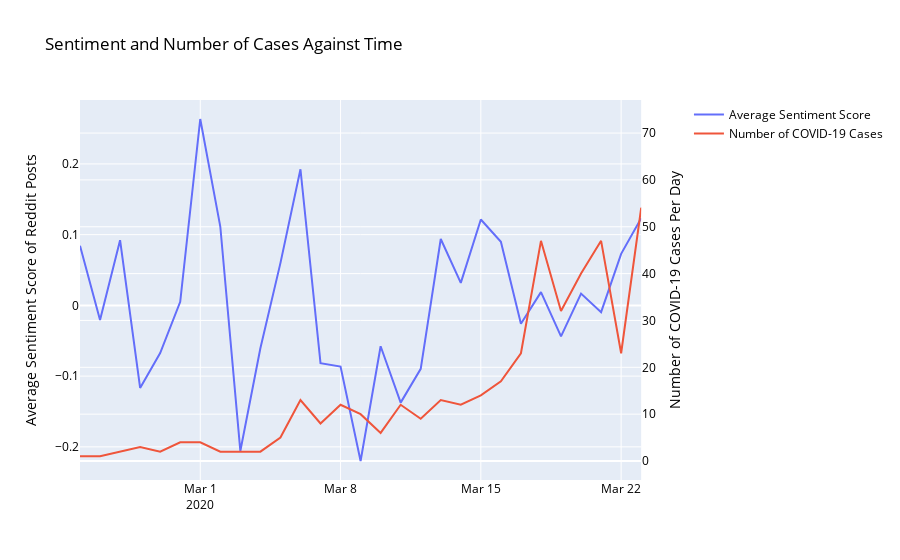

Here is the notebook cell this chart was saved with:
### Code cell
# Plot average sentiment and number of cases (dual axis) over time

# Create figure with secondary y-axis
fig3 = make_subplots(specs=[[{"secondary_y": True}]])

# Add traces
fig3.add_trace(
    go.Scatter(x=average_sentiment_perday['date'], y=average_sentiment_perday['sentiment_score'], name="Average Sentiment Score"),
    secondary_y=False,
)
fig3.add_trace(
    go.Scatter(x=num_cases['date'], y=num_cases['cases'], name="Number of COVID-19 Cases"),
    secondary_y=True,
)

# Add figure title
fig3.update_layout(
    title_text="Sentiment and Number of Cases Against Time"
)

# Set x-axis title
# fig.update_xaxes(title_text="xaxis title")

# Set y-axes titles
fig3.update_yaxes(title_text="Average Sentiment Score of Reddit Posts", secondary_y=False)
fig3.update_yaxes(title_text="Number of COVID-19 Cases Per Day", secondary_y=True)

# Set date range
fig3.update_layout(xaxis_range=['2020-02-24','2020-03-23'],
                    font=dict(
#                         family="Courier New, monospace",
#                         size=14,
                        color="#000"
                        )
                    )
                  
fig3.show()

### Figure 1 — Plotly figure (JSON) as saved in the notebook; plotly's stock layout.template omitted (floating-point values rounded to 4 significant figures)
{"data": [{"name": "Average Sentiment Score", "type": "scatter", "x": ["2020-02-24T00:00:00", "2020-02-25T00:00:00", "2020-02-26T00:00:00", "2020-02-27T00:00:00", "2020-02-28T00:00:00", "2020-02-29T00:00:00", "2020-03-01T00:00:00", "2020-03-02T00:00:00", "2020-03-03T00:00:00", "2020-03-04T00:00:00", "2020-03-05T00:00:00", "2020-03-06T00:00:00", "2020-03-07T00:00:00", "2020-03-08T00:00:00", "2020-03-09T00:00:00", "2020-03-10T00:00:00", "2020-03-11T00:00:00", "2020-03-12T00:00:00", "2020-03-13T00:00:00", "2020-03-14T00:00:00", "2020-03-15T00:00:00", "2020-03-16T00:00:00", "2020-03-17T00:00:00", "2020-03-18T00:00:00", "2020-03-19T00:00:00", "2020-03-20T00:00:00", "2020-03-21T00:00:00", "2020-03-22T00:00:00", "2020-03-23T00:00:00"], "xaxis": "x", "y": [0.08429, -0.0208, 0.09211, -0.1167, -0.06741, 0.005129, 0.2635, 0.1115, -0.2058, -0.06059, 0.05976, 0.1925, -0.08163, -0.08653, -0.22, -0.05779, -0.1375, -0.08971, 0.09387, 0.03178, 0.1215, 0.08999, -0.02593, 0.0187, -0.04383, 0.01665, -0.009622, 0.07285, 0.1233], "yaxis": "y"}, {"name": "Number of COVID-19 Cases", "type": "scatter", "x": ["2020-01-23T00:00:00", "2020-01-24T00:00:00", "2020-01-25T00:00:00", "2020-01-26T00:00:00", "2020-01-27T00:00:00", "2020-01-28T00:00:00", "2020-01-29T00:00:00", "2020-01-30T00:00:00", "2020-01-31T00:00:00", "2020-02-01T00:00:00", "2020-02-02T00:00:00", "2020-02-03T00:00:00", "2020-02-04T00:00:00", "2020-02-05T00:00:00", "2020-02-06T00:00:00", "2020-02-07T00:00:00", "2020-02-08T00:00:00", "2020-02-09T00:00:00", "2020-02-10T00:00:00", "2020-02-11T00:00:00", "2020-02-12T00:00:00", "2020-02-13T00:00:00", "2020-02-14T00:00:00", "2020-02-15T00:00:00", "2020-02-16T00:00:00", "2020-02-17T00:00:00", "2020-02-18T00:00:00", "2020-02-19T00:00:00", "2020-02-20T00:00:00", "2020-02-21T00:00:00", "2020-02-22T00:00:00", "2020-02-23T00:00:00", "2020-02-24T00:00:00", "2020-02-25T00:00:00", "2020-02-26T00:00:00", "2020-02-27T00:00:00", "2020-02-28T00:00:00", "2020-02-29T00:00:00", "2020-03-01T00:00:00", "2020-03-02T00:00:00", "2020-03-03T00:00:00", "2020-03-04T00:00:00", "2020-03-05T00:00:00", "2020-03-06T00:00:00", "2020-03-07T00:00:00", "2020-03-08T00:00:00", "2020-03-09T00:00:00", "2020-03-10T00:00:00", "2020-03-11T00:00:00", "2020-03-12T00:00:00", "2020-03-13T00:00:00", "2020-03-14T00:00:00", "2020-03-15T00:00:00", "2020-03-16T00:00:00", "2020-03-17T00:00:00", "2020-03-18T00:00:00", "2020-03-19T00:00:00", "2020-03-20T00:00:00", "2020-03-21T00:00:00", "2020-03-22T00:00:00", "2020-03-23T00:00:00", "2020-03-24T00:00:00", "2020-03-25T00:00:00", "2020-03-26T00:00:00"], "xaxis": "x", "y": [1, 2, 0, 1, 1, 2, 3, 3, 3, 2, 0, 0, 6, 4, 2, 3, 7, 3, 2, 2, 3, 8, 9, 5, 3, 2, 4, 3, 1, 1, 3, 0, 1, 1, 2, 3, 2, 4, 4, 2, 2, 2, 5, 13, 8, 12, 10, 6, 12, 9, 13, 12, 14, 17, 23, 47, 32, 40, 47, 23, 54, 49, 73, 52], "yaxis": "y2"}], "layout": {"font": {"color": "#000"}, "title": {"text": "Sentiment and Number of Cases Against Time"}, "xaxis": {"anchor": "y", "domain": [0, 0.94], "range": ["2020-02-24", "2020-03-23"]}, "yaxis": {"anchor": "x", "domain": [0, 1], "title": {"text": "Average Sentiment Score of Reddit Posts"}}, "yaxis2": {"anchor": "x", "overlaying": "y", "side": "right", "title": {"text": "Number of COVID-19 Cases Per Day"}}}}
